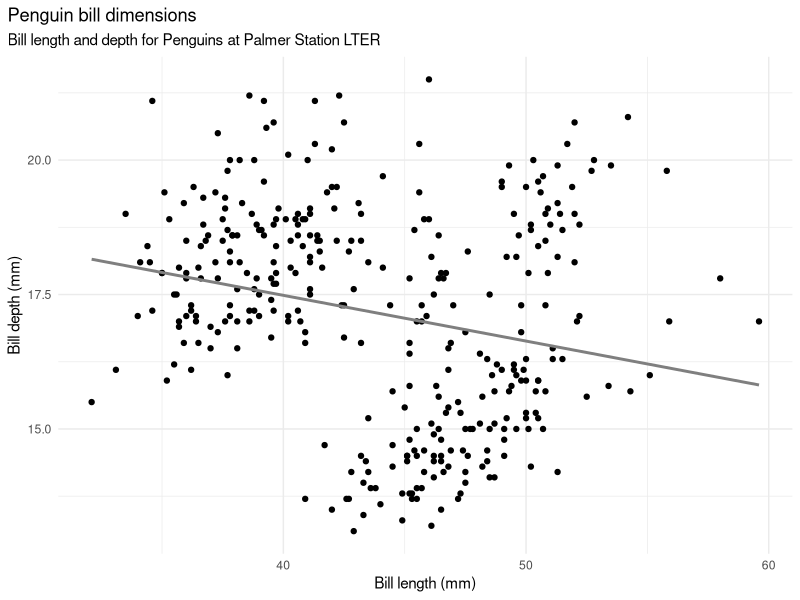
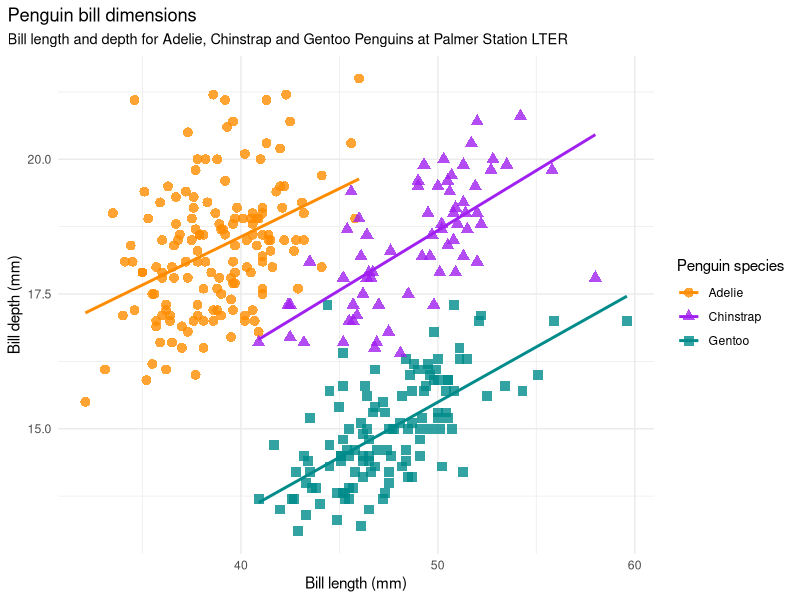

The R source for these figures, in order:
## ---- chunk 1
#| message: false
library(palmerpenguins)
library(tidyverse)
## ---- chunk 2
penguins
## ---- chunk 3
count(penguins, species)
## ---- chunk 4
count(penguins, species, island, .drop = FALSE)
## ---- chunk 5
penguins |>
  filter(sex == "female",
         species == "Gentoo") |>
  slice_max(body_mass_g, n = 5) |>
  select(contains("bill"))
  
## ---- chunk 6
penguins |>
  group_by(species) |>
  summarise(mean_bill_length = mean(bill_length_mm, na.rm = TRUE))
## ---- chunk 7
#| label: bill-no-species
#| fig-show: hide
ggplot(data = penguins,
       aes(x = bill_length_mm,
           y = bill_depth_mm)) +
  geom_point() +
  geom_smooth(method = "lm", se = FALSE, color = "gray50") +
  labs(title = "Penguin bill dimensions",
       subtitle = "Bill length and depth for Penguins at Palmer Station LTER",
       x = "Bill length (mm)",
       y = "Bill depth (mm)") +
  theme_minimal() + 
  theme(plot.title.position = "plot")
## ---- chunk 8
#| label: bill-species
#| fig-show: hide
#| code-overflow: wrap
ggplot(data = penguins,
       aes(x = bill_length_mm,
           y = bill_depth_mm,
           group = species)) +
  geom_point(aes(color = species, 
                 shape = species),
             size = 3,
             alpha = 0.8) +
  geom_smooth(method = "lm", se = FALSE, aes(color = species)) +
  scale_color_manual(values = c("darkorange","purple","cyan4")) +
  labs(title = "Penguin bill dimensions",
       subtitle = "Bill length and depth for Adelie, Chinstrap and Gentoo Penguins at Palmer Station LTER",
       x = "Bill length (mm)",
       y = "Bill depth (mm)",
       color = "Penguin species",
       shape = "Penguin species") +
  theme_minimal() +
  theme(plot.title.position = "plot",
        plot.subtitle = element_text(size = rel(0.95)))
